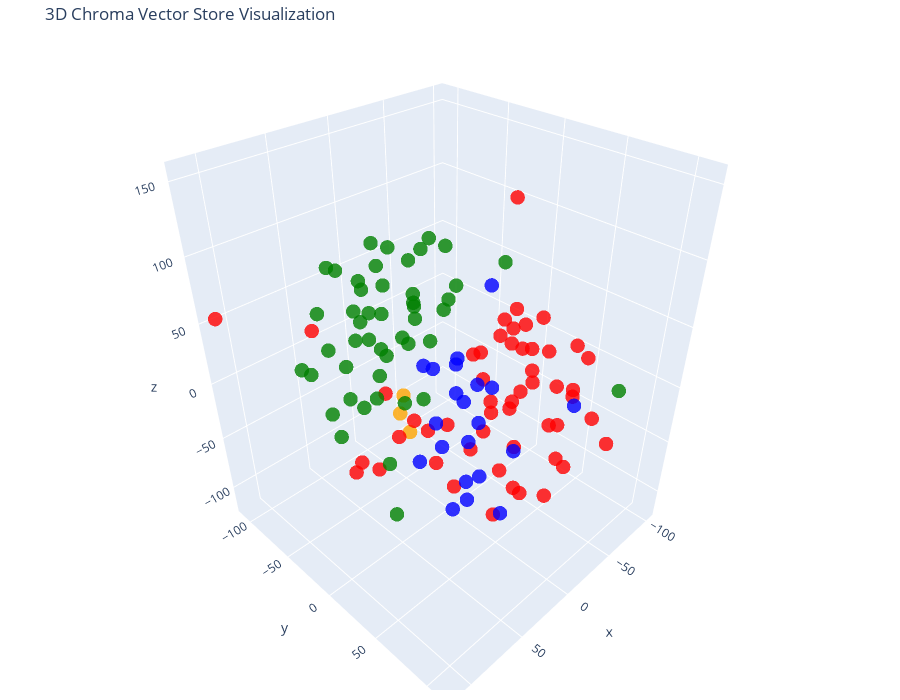

The notebook cell saved with this chart:
### Code cell
# Let's try 3D!

tsne = TSNE(n_components=3, random_state=42)
reduced_vectors = tsne.fit_transform(vectors)

# Create the 3D scatter plot
fig = go.Figure(data=[go.Scatter3d(
    x=reduced_vectors[:, 0],
    y=reduced_vectors[:, 1],
    z=reduced_vectors[:, 2],
    mode='markers',
    marker=dict(size=5, color=colors, opacity=0.8),
    text=[f"Type: {t}<br>Text: {d[:100]}..." for t, d in zip(doc_types, documents)],
    hoverinfo='text'
)])

fig.update_layout(
    title='3D Chroma Vector Store Visualization',
    scene=dict(xaxis_title='x', yaxis_title='y', zaxis_title='z'),
    width=900,
    height=700,
    margin=dict(r=20, b=10, l=10, t=40)
)

fig.show()

### Figure 1 — Plotly figure (JSON) as saved in the notebook; plotly's stock layout.template omitted (floating-point values rounded to 4 significant figures)
{"data": [{"hoverinfo": "text", "marker": {"color": ["orange", "orange", "orange", "red", "red", "red", "red", "red", "red", "red", "red", "red", "red", "red", "red", "red", "red", "red", "red", "red", "red", "red", "red", "red", "red", "red", "red", "red", "red", "red", "red", "red", "red", "red", "red", "red", "red", "red", "red", "red", "red", "red", "red", "red", "red", "red", "red", "red", "red", "red", "red", "red", "red", "red", "red", "green", "green", "green", "green", "green", "green", "green", "green", "green", "green", "green", "green", "green", "green", "green", "green", "green", "green", "green", "green", "green", "green", "green", "green", "green", "green", "green", "green", "green", "green", "green", "green", "green", "green", "green", "green", "green", "green", "green", "green", "green", "green", "green", "green", "green", "green", "green", "blue", "blue", "blue", "blue", "blue", "blue", "blue", "blue", "blue", "blue", "blue", "blue", "blue", "blue", "blue", "blue", "blue", "blue", "blue", "blue", "blue"], "opacity": 0.8, "size": 5}, "mode": "markers", "text": ["Type: company<br>Text: # About Insurellm\n\nInsurellm was founded by Avery Lancaster in 2015 as an insurance tech startup des...", "Type: company<br>Text: # Careers at Insurellm\n\nInsurellm is hiring! We are looking for talented software engineers, data sc...", "Type: company<br>Text: # Overview of Insurellm\n\nInsurellm is an innovative insurance tech firm with 200 employees across th...", "Type: contracts<br>Text: # Contract with Apex Reinsurance for Rellm: AI-Powered Enterprise Reinsurance Solution\n\n## Terms\n\n1....", "Type: contracts<br>Text: ## Renewal\n\n1. **Automatic Renewal**: This Agreement will automatically renew for successive one-yea...", "Type: contracts<br>Text: 2. **Seamless Integrations**: The architecture of Rellm allows for easy integration with existing sy...", "Type: contracts<br>Text: 1. **Technical Support**: Provider shall offer dedicated technical support to the Client via phone, ...", "Type: contracts<br>Text: **Insurellm, Inc.**  \n_____________________________  \nAuthorized Signature   \nDate: ________________...", "Type: contracts<br>Text: # Contract with Belvedere Insurance for Markellm\n\n## Terms\nThis Contract (\"Agreement\") is made and e...", "Type: contracts<br>Text: ## Renewal\n1. **Renewal Terms**: This Agreement may be renewed for additional one-year terms upon mu...", "Type: contracts<br>Text: ## Features\n1. **AI-Powered Matching**: Belvedere Insurance will benefit from Markellm's AI-powered ...", "Type: contracts<br>Text: ## Support\n1. **Technical Support**: Technical support will be available from 9 AM to 7 PM EST, Mond...", "Type: contracts<br>Text: **Belvedere Insurance**  \nSignature: ______________________  \nName: [Authorized Signatory]  \nTitle: ...", "Type: contracts<br>Text: # Contract with BrightWay Solutions for Markellm\n\n**Contract Date:** October 5, 2023  \n**Contract ID...", "Type: contracts<br>Text: 3. **Service Level Agreement (SLA):**  \n   Insurellm commits to a 99.9% uptime for the platform with...", "Type: contracts<br>Text: 2. **Real-Time Quote Availability:**  \n   Consumers sourced via BrightWay Solutions will receive rea...", "Type: contracts<br>Text: 3. **Training and Onboarding:**  \n   Insurellm agrees to provide one free training session on how to...", "Type: contracts<br>Text: # Contract with EverGuard Insurance for Rellm: AI-Powered Enterprise Reinsurance Solution\n\n**Contrac...", "Type: contracts<br>Text: 4. **Usage Rights**: EverGuard Insurance is granted a non-exclusive, non-transferable license to acc...", "Type: contracts<br>Text: 1. **Core Functionality**: Rellm provides EverGuard Insurance with advanced AI-driven analytics, sea...", "Type: contracts<br>Text: 1. **Customer Support**: Insurellm will provide EverGuard Insurance with 24/7 customer support, incl...", "Type: contracts<br>Text: ---\n\n**Signatures**  \n**For Insurellm**: __________________________  \n**Name**: John Smith  \n**Title...", "Type: contracts<br>Text: # Contract with GreenField Holdings for Markellm\n\n**Effective Date:** November 15, 2023  \n**Contract...", "Type: contracts<br>Text: ## Renewal\n1. **Automatic Renewal**: This contract will automatically renew for sequential one-year ...", "Type: contracts<br>Text: ## Features\n1. **AI-Powered Matching**: Access to advanced algorithms that connect GreenField Holdin...", "Type: contracts<br>Text: ## Support\n1. **Customer Support Access**: The Client will have access to dedicated support through ...", "Type: contracts<br>Text: **Signatures:**  \n_________________________                           _________________________  \n**...", "Type: contracts<br>Text: # Contract with Greenstone Insurance for Homellm\n\n---\n\n## Terms\n\n1. **Parties**: This Contract (\"Agr...", "Type: contracts<br>Text: 4. **Payment Terms**: \n   - The Customer shall pay an amount of $10,000 per month for the Standard T...", "Type: contracts<br>Text: ---\n\n## Features\n\n- **AI-Powered Risk Assessment**: Customer will have access to enhanced risk evalu...", "Type: contracts<br>Text: - **Customer Portal**: A dedicated portal will be provided, allowing the Customer's clients to manag...", "Type: contracts<br>Text: ______________________________  \n[Name], [Title]  \nDate: ______________________\n\n**For Greenstone In...", "Type: contracts<br>Text: # Contract with GreenValley Insurance for Homellm\n\n**Contract Date:** October 6, 2023  \n**Contract N...", "Type: contracts<br>Text: 4. **Confidentiality:** Both parties agree to maintain the confidentiality of proprietary informatio...", "Type: contracts<br>Text: 1. **AI-Powered Risk Assessment:** Access to advanced AI algorithms for real-time risk evaluations.\n...", "Type: contracts<br>Text: 3. **Regular Updates:** Insurellm will offer ongoing updates and enhancements to the Homellm platfor...", "Type: contracts<br>Text: # Contract with Pinnacle Insurance Co. for Homellm\n\n## Terms\nThis contract (\"Contract\") is entered i...", "Type: contracts<br>Text: ## Renewal\n1. **Renewal Terms**: At the end of the initial term, this Contract shall automatically r...", "Type: contracts<br>Text: ## Features\n1. **AI-Powered Risk Assessment**: Utilized for tailored underwriting decisions specific...", "Type: contracts<br>Text: ## Support\n1. **Technical Support**: Insurellm shall provide 24/7 technical support via an email and...", "Type: contracts<br>Text: # Contract with Roadway Insurance Inc. for Carllm\n\n---\n\n## Terms\n\n1. **Agreement Effective Date**: T...", "Type: contracts<br>Text: ---\n\n## Renewal\n\n1. **Automatic Renewal**: This agreement will automatically renew for an additional...", "Type: contracts<br>Text: ---\n\n## Features\n\n1. **Access to Core Features**: Roadway Insurance Inc. will have access to all Pro...", "Type: contracts<br>Text: ---\n\n## Support\n\n1. **Technical Support**: Roadway Insurance Inc. will receive priority technical su...", "Type: contracts<br>Text: # Contract with Stellar Insurance Co. for Rellm\n\n## Terms\nThis contract is made between **Insurellm*...", "Type: contracts<br>Text: ### Termination\nEither party may terminate this agreement with a **30-day written notice**. In the e...", "Type: contracts<br>Text: ## Features\nStellar Insurance Co. will receive access to the following features of the Rellm product...", "Type: contracts<br>Text: ## Support\nInsurellm provides Stellar Insurance Co. with the following support services:\n\n- **24/7 T...", "Type: contracts<br>Text: # Contract with TechDrive Insurance for Carllm\n\n**Contract Date:** October 1, 2024  \n**Contract Dura...", "Type: contracts<br>Text: ## Renewal\n\n1. **Automatic Renewal**: This contract shall automatically renew for additional one-yea...", "Type: contracts<br>Text: ## Support\n\n1. **Customer Support**: Insurellm will provide 24/7 customer support to TechDrive Insur...", "Type: contracts<br>Text: **TechDrive Insurance Representative:**  \nName: Sarah Johnson  \nTitle: Operations Director  \nDate: _...", "Type: contracts<br>Text: # Contract with Velocity Auto Solutions for Carllm\n\n**Contract Date:** October 1, 2023  \n**Contract ...", "Type: contracts<br>Text: ## Renewal\n\n1. **Automatic Renewal**: This contract will automatically renew for successive 12-month...", "Type: contracts<br>Text: ## Support\n\n1. **Customer Support**: Velocity Auto Solutions will have access to Insurellm’s custome...", "Type: employees<br>Text: # HR Record\n\n# Alex Chen\n\n## Summary\n- **Date of Birth:** March 15, 1990  \n- **Job Title:** Backend ...", "Type: employees<br>Text: ## Annual Performance History\n- **2020:**  \n  - Completed onboarding successfully.  \n  - Met expecta...", "Type: employees<br>Text: ## Compensation History\n- **2020:** Base Salary: $80,000  \n- **2021:** Base Salary Increase to $90,0...", "Type: employees<br>Text: Alex Chen continues to be a vital asset at Insurellm, contributing significantly to innovative backe...", "Type: employees<br>Text: # HR Record\n\n# Alex Harper\n\n## Summary\n- **Date of Birth**: March 15, 1993  \n- **Job Title**: Sales ...", "Type: employees<br>Text: ## Annual Performance History  \n- **2021**:  \n  - **Performance Rating**: 4.5/5  \n  - **Key Achievem...", "Type: employees<br>Text: - **2022**:  \n  - **Base Salary**: $65,000 (Promotion to Senior SDR)  \n  - **Bonus**: $13,000 (20% o...", "Type: employees<br>Text: # HR Record\n\n# Alex Thomson\n\n## Summary\n- **Date of Birth:** March 15, 1995  \n- **Job Title:** Sales...", "Type: employees<br>Text: ## Annual Performance History  \n- **2022** - Rated as \"Exceeds Expectations.\" Alex Thomson achieved ...", "Type: employees<br>Text: ## Other HR Notes\n- Alex Thomson is an active member of the Diversity and Inclusion committee at Ins...", "Type: employees<br>Text: # Avery Lancaster\n\n## Summary\n- **Date of Birth**: March 15, 1985  \n- **Job Title**: Co-Founder & Ch...", "Type: employees<br>Text: - **2010 - 2013**: Business Analyst at Edge Analytics  \n  Prior to joining Innovate, Avery worked as...", "Type: employees<br>Text: - **2018**: **Exceeds Expectations**  \n  Under Avery’s pivoted vision, Insurellm launched two new su...", "Type: employees<br>Text: - **2022**: **Satisfactory**  \n  Avery focused on rebuilding team dynamics and addressing employee c...", "Type: employees<br>Text: ## Compensation History\n- **2015**: $150,000 base salary + Significant equity stake  \n- **2016**: $1...", "Type: employees<br>Text: ## Other HR Notes\n- **Professional Development**: Avery has actively participated in leadership trai...", "Type: employees<br>Text: # HR Record\n\n# Emily Carter\n\n## Summary\n- **Date of Birth:** August 12, 1990  \n- **Job Title:** Acco...", "Type: employees<br>Text: - **2017-2019:** Marketing Intern  \n  - Assisted with market research and campaign development for s...", "Type: employees<br>Text: ## Compensation History\n| Year | Base Salary | Bonus         | Total Compensation |\n|------|--------...", "Type: employees<br>Text: Emily Carter exemplifies the kind of talent that drives Insurellm's success and is an invaluable ass...", "Type: employees<br>Text: # HR Record\n\n# Emily Tran\n\n## Summary\n- **Date of Birth:** March 18, 1991  \n- **Job Title:** Digital...", "Type: employees<br>Text: - **January 2017 - May 2018**: Marketing Intern  \n  - Supported the Marketing team by collaborating ...", "Type: employees<br>Text: - **2021**:  \n  - Performance Rating: Meets Expectations  \n  - Key Achievements: Contributed to the ...", "Type: employees<br>Text: - **Professional Development Goals**:  \n  - Emily Tran aims to become a Marketing Manager within the...", "Type: employees<br>Text: # HR Record\n\n# Jordan Blake\n\n## Summary\n- **Date of Birth:** March 15, 1993  \n- **Job Title:** Sales...", "Type: employees<br>Text: ## Annual Performance History\n- **2021:** First year at Insurellm; achieved 90% of monthly targets. ...", "Type: employees<br>Text: ## Other HR Notes\n- Jordan has shown an interest in continuing education, actively participating in ...", "Type: employees<br>Text: # HR Record\n\n# Jordan K. Bishop\n\n## Summary\n- **Date of Birth:** March 15, 1990\n- **Job Title:** Fro...", "Type: employees<br>Text: ## Annual Performance History\n- **2019:** Exceeds Expectations - Continuously delivered high-quality...", "Type: employees<br>Text: ## Compensation History\n- **June 2018:** Starting Salary - $85,000\n- **June 2019:** Salary Increase ...", "Type: employees<br>Text: ## Other HR Notes\n- Jordan K. Bishop has been an integral part of club initiatives, including the In...", "Type: employees<br>Text: # HR Record\n\n# Maxine Thompson\n\n## Summary\n- **Date of Birth:** January 15, 1991  \n- **Job Title:** ...", "Type: employees<br>Text: ## Insurellm Career Progression\n- **January 2017 - October 2018**: **Junior Data Engineer**  \n  * Ma...", "Type: employees<br>Text: ## Annual Performance History\n- **2017**: *Meets Expectations*  \n  Maxine showed potential in her ro...", "Type: employees<br>Text: - **2021**: *Exceeds Expectations*  \n  Maxine spearheaded the transition to a new data warehousing s...", "Type: employees<br>Text: ## Compensation History\n- **2017**: $70,000 (Junior Data Engineer)  \n- **2018**: $75,000 (Junior Dat...", "Type: employees<br>Text: # HR Record\n\n# Oliver Spencer\n\n## Summary\n- **Date of Birth**: May 14, 1990  \n- **Job Title**: Backe...", "Type: employees<br>Text: ## Annual Performance History\n- **2018**: **3/5** - Adaptable team player but still learning to take...", "Type: employees<br>Text: ## Compensation History\n- **March 2018**: Initial salary of $80,000.\n- **July 2019**: Salary increas...", "Type: employees<br>Text: # Samantha Greene\n\n## Summary\n- **Date of Birth:** October 14, 1990\n- **Job Title:** HR Generalist\n-...", "Type: employees<br>Text: ## Annual Performance History\n- **2020:** Exceeds Expectations  \n  Samantha Greene demonstrated exce...", "Type: employees<br>Text: ## Compensation History\n- **2020:** Base Salary - $55,000  \n  The entry-level salary matched industr...", "Type: employees<br>Text: - **2023:** Base Salary - $70,000  \n  Recognized for substantial improvement in employee relations m...", "Type: employees<br>Text: # HR Record\n\n# Samuel Trenton\n\n## Summary\n- **Date of Birth:** April 12, 1989  \n- **Job Title:** Sen...", "Type: employees<br>Text: ## Annual Performance History\n- **2023:** Rating: 4.5/5  \n  *Samuel exceeded expectations, successfu...", "Type: employees<br>Text: ## Compensation History\n- **2023:** Base Salary: $115,000 + Bonus: $15,000  \n  *Annual bonus based o...", "Type: employees<br>Text: - **Engagement in Company Culture:** Regularly participates in team-building events and contributes ...", "Type: products<br>Text: # Product Summary\n\n# Carllm\n\n## Summary\n\nCarllm is an innovative auto insurance product developed by...", "Type: products<br>Text: - **Instant Quoting**: With Carllm, insurance companies can offer near-instant quotes to customers, ...", "Type: products<br>Text: - **Mobile Integration**: Carllm is designed to work seamlessly with mobile applications, providing ...", "Type: products<br>Text: - **Professional Tier**: $2,500/month\n  - For medium-sized companies.\n  - All Basic Tier features pl...", "Type: products<br>Text: ### Q2 2025: Customer Experience Improvements\n- Launch of a new **mobile app** for end-users.\n- Intr...", "Type: products<br>Text: # Product Summary\n\n# Homellm\n\n## Summary\nHomellm is an innovative home insurance product developed b...", "Type: products<br>Text: ### 2. Dynamic Pricing Model\nWith Homellm's innovative dynamic pricing model, insurance providers ca...", "Type: products<br>Text: ### 5. Multi-Channel Integration\nHomellm seamlessly integrates into existing insurance platforms, pr...", "Type: products<br>Text: - **Basic Tier:** Starting at $5,000/month for small insurers with basic integration features.\n- **S...", "Type: products<br>Text: All tiers include a comprehensive training program and ongoing updates to ensure optimal performance...", "Type: products<br>Text: With Homellm, Insurellm is committed to transforming the landscape of home insurance, ensuring both ...", "Type: products<br>Text: # Product Summary\n\n# Markellm\n\n## Summary\n\nMarkellm is an innovative two-sided marketplace designed ...", "Type: products<br>Text: - **User-Friendly Interface**: Designed with user experience in mind, Markellm features an intuitive...", "Type: products<br>Text: - **Customer Support**: Our dedicated support team is always available to assist both consumers and ...", "Type: products<br>Text: ### For Insurance Companies:\n- **Basic Listing Fee**: $199/month for a featured listing on the platf...", "Type: products<br>Text: ### Q3 2025\n- Initiate a comprehensive marketing campaign targeting both consumers and insurers to i...", "Type: products<br>Text: # Product Summary\n\n# Rellm: AI-Powered Enterprise Reinsurance Solution\n\n## Summary\n\nRellm is an inno...", "Type: products<br>Text: ### Seamless Integrations\nRellm's architecture is designed for effortless integration with existing ...", "Type: products<br>Text: ### Regulatory Compliance Tools\nRellm includes built-in compliance tracking features to help organiz...", "Type: products<br>Text: Join the growing number of organizations leveraging Rellm to enhance their reinsurance processes whi...", "Type: products<br>Text: Experience the future of reinsurance with Rellm, where innovation meets reliability. Let Insurellm h..."], "type": "scatter3d", "x": [21.36, 27.81, 30.14, -85.92, -62.51, -1.699, 0.3044, 20.58, -48.68, -82.49, -21.24, 3.915, -6.999, -42.52, -33.96, -23.24, -38.32, 113.7, -65.23, -44.95, 37.11, 38.3, -56.31, -74.46, -32.73, 4.194, 7.39, -70.62, -102.5, -34.54, -25.37, -4.082, -46.57, -83.84, -2.283, -15.38, -66.45, -88.78, -36.79, 2.892, 32.39, -52.57, -7.399, 46.31, 0.702, -26.12, -20.72, -1.829, 13.98, -15.29, 85.92, 69.3, 44.36, -1.433, 39.35, -2.379, 11.2, 53.47, 22.76, -35.73, 12.06, -11.5, 66.69, -11.07, -45.23, 78.64, 69.13, 68.03, 48.03, 30.77, 64.43, -20.92, 107.0, 36.13, 47.47, 2.208, -73.95, 27.41, 25.53, -16.3, -75.73, -54.03, -13.43, 10.92, 54.22, -32.03, 11.81, 72.81, 37.97, 62.91, 57.3, -25.58, 7.613, 70.4, 37.08, 39.7, 58.17, 62.79, 9.852, 81.73, 30.3, 94.23, 9.09, 2.061, 15.15, -33.31, -35.82, 6.456, -8.18, -11.24, 13.88, -11.1, 43.73, -25.29, -9.321, -28.39, -39.4, -24.03, -47.43, -49.57, -28.47, -57.36, 28.36], "y": [-30.09, -18.28, -9.944, 21.23, 14.74, -16.2, 40.06, 47.06, 7.009, 68.17, 2.464, 34.88, 38.91, 31.1, 71.28, 87.27, 48.69, -105.6, 2.731, -6.367, -109.6, 72.04, 27.51, 54.09, 112.0, 99.04, 68.98, -2.414, -6.014, 35.88, 53.72, 53.56, 81.42, -13.97, 50.54, 80.63, 58.88, 44.89, 64.05, 59.67, 73.13, 51.0, 63.29, 50.19, -56.47, -50.8, -22.8, -40.58, 61.26, 49.28, -2.335, -17.32, -29.8, -73.3, 57.71, -51.6, -22.98, -34.84, -49.49, -79.74, -64.14, -74.58, 14.39, -39.39, -49.57, -33.53, 3.436, 28.78, 24.12, -54.29, -16.6, -96.69, 14.43, 3.552, -54.25, -85.34, 91.79, -86.44, -86.07, -87.84, -17.73, -46.81, -50.72, -7.979, -59.11, -33.08, -6.997, -3.401, 0.01746, 7.627, -22.71, -62.64, 1.761, -77.57, -56.59, -25.72, -69.22, -53.64, -73.93, 28.01, -37.69, -29.68, 1.383, 21.14, 31.93, 34.75, -65.2, 109.6, 45.95, 21.05, 17.58, 8.927, 14.5, -18.33, -2.481, 15.23, 1.531, -41.93, -16.31, -32.67, 3.154, -47.84, 15.05], "z": [-33.42, -6.759, -34.0, -5.0, -34.15, -88.34, -4.906, 57.94, 33.62, -41.64, 14.44, 22.58, 53.82, 42.87, -17.61, -39.26, 58.09, 55.89, -59.01, -76.01, 9.87, 43.27, 14.54, -17.95, -8.98, -6.684, 65.05, 11.98, -45.12, -102.1, 14.43, 81.45, 37.68, -13.36, 153.6, 30.54, 27.34, -36.94, -92.43, 16.89, -55.23, -40.59, -69.86, -35.53, -84.47, -90.6, -64.65, -59.82, -35.12, -39.67, -31.52, -42.89, -73.97, -50.61, -2.608, 12.49, 57.27, 66.32, -8.488, 53.6, 90.15, 74.84, -72.96, 86.27, 72.99, -3.736, 24.89, 34.54, 24.23, 65.36, 3.546, 5.287, 22.39, 87.97, -19.11, -2.944, 1.659, 66.38, -17.39, 36.42, 60.24, 37.68, 38.1, 36.02, 89.08, 40.51, 113.6, 80.76, 50.48, 56.94, 94.92, 13.85, 63.69, 6.615, 25.9, 34.65, 51.5, 31.29, 29.28, -6.942, 89.56, 39.3, -54.25, -41.64, -64.73, -63.97, -36.56, 43.29, -103.5, -84.32, -103.9, -117.5, -38.26, -6.584, -16.38, -12.03, 63.03, -21.88, -35.99, -63.18, -52.18, -31.33, -12.49]}], "layout": {"height": 700, "margin": {"b": 10, "l": 10, "r": 20, "t": 40}, "scene": {"xaxis": {"title": {"text": "x"}}, "yaxis": {"title": {"text": "y"}}, "zaxis": {"title": {"text": "z"}}}, "title": {"text": "3D Chroma Vector Store Visualization"}, "width": 900}}
